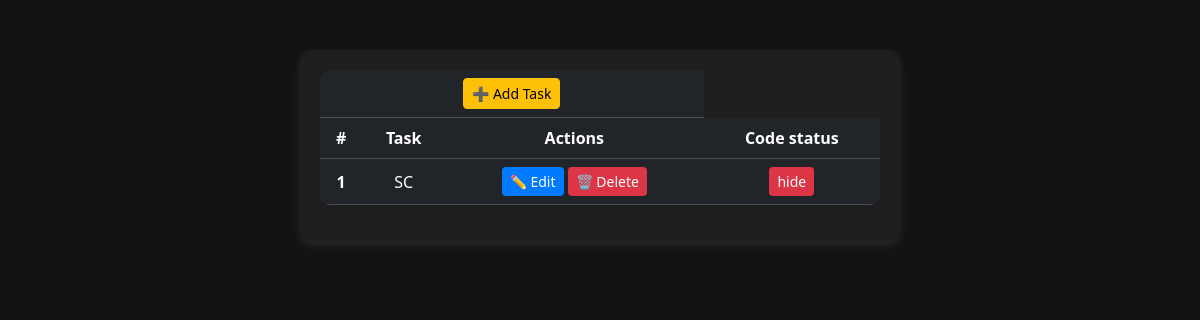
/taskman (signed in), run on an earlier commit of the app's database.
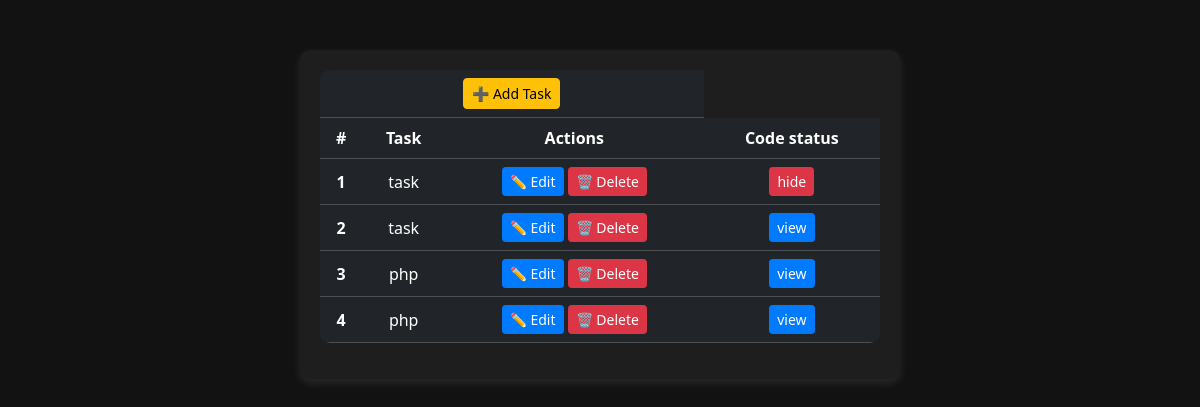
And on a later commit of the database.
### administrator/models.py (models this page shows)
class taskTable(models.Model):
    facultyid=models.ForeignKey(facultyTable,on_delete=models.CASCADE)
    task=models.CharField(max_length=100, null=True,blank=True)
    taskcode=models.TextField(null=True,blank=True)
    taskcodestatus=models.CharField(max_length=100, null=True,blank=True,default='accept')

### administrator/views.py (the view)
# urls.py: path("taskman",taskman.as_view(), name='taskman'),
class taskman(View):
    def get(self,request):
        c = taskTable.objects.filter(facultyid__LOGIN_id=request.session['user_id'])
        return render(request,"faculty/taskMan.html",{'a':c})

### templates/faculty/taskMan.html (shortened to what this page needs)
<!DOCTYPE html>
<html lang="en">
<head>
    <link href="https://cdn.jsdelivr.net/npm/bootstrap@5.3.3/dist/css/bootstrap.min.css" rel="stylesheet">
</head>
<body>
    <div class="container">
        <table class="table table-dark table-hover">
            <thead>
                <tr>
                    <th colspan="3">
                        <a href="task" class="btn btn-warning btn-sm">➕ Add Task</a>
                    </th>
                </tr>
                <tr>
                    <th>#</th>
                    <th>Task</th>
                    <th>Actions</th>
                    <th>Code status</th>
                </tr>
            </thead>
            <tbody>
                {% for i in a %}
                <tr>
                    <th scope="row">{{ forloop.counter }}</th>
                    <td>{{ i.task }}</td>
                    <td>
                        <a href="/taskedit/{{i.id}}" class="btn btn-primary btn-sm">✏ Edit</a>
                        <a href="/taskdelete/{{i.id}}" class="btn btn-danger btn-sm">🗑 Delete</a>
                    </td>
                    <td>
                        {% if i.taskcodestatus == 'accept' %}
                        <a href="/taskcodestatusreject/{{i.id}}" class="btn btn-primary btn-sm">view</a>
                        {% else %}
                        <a href="/taskcodestatusaccept/{{i.id}}" class="btn btn-danger btn-sm">hide</a>
                        {% endif %}
                    </td>
                </tr>
                {% endfor %}
            </tbody>
        </table>
    </div>
</body>
</html>

What changed in the data, as far as the page shows it:
removed taskTable: task "SC"
added taskTable: task "task"
added taskTable: task "task"
added taskTable: task "php"
added taskTable: task "php"
